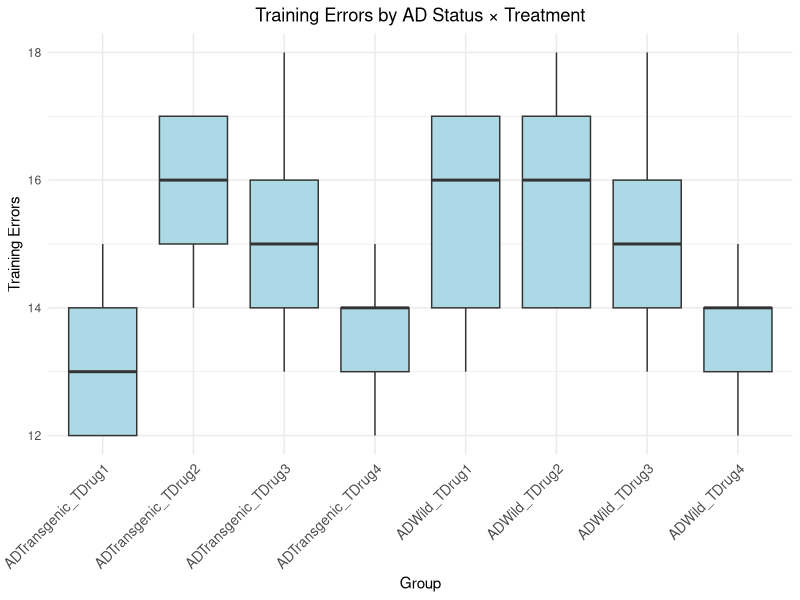

Generate this figure with R:
## ---- chunk 1
library(tidyverse)
library(knitr)
library(ggplot2)
library(rstatix)
library(car)
library(emmeans)
library(dplyr)

## ---- chunk 2
data <- tribble(
  ~AD_Status, ~Treatment, ~Training, ~Memory,
  1, 1, 12, 10,
  1, 1, 15, 12,
  1, 1, 13, 13,
  1, 1, 12, 10,
  1, 1, 14, 13,
  1, 2, 15, 13,
  1, 2, 17, 13,
  1, 2, 16, 14,
  1, 2, 17, 15,
  1, 2, 14, 11,
  1, 3, 13, 12,
  1, 3, 14, 11,
  1, 3, 18, 15,
  1, 3, 15, 10,
  1, 3, 16, 14,
  1, 4, 14, 12,
  1, 4, 13, 11,
  1, 4, 12, 10,
  1, 4, 14, 13,
  1, 4, 15, 10,
  2, 1, 17, 9,
  2, 1, 16, 8,
  2, 1, 17, 10,
  2, 1, 14, 8,
  2, 1, 13, 8,
  2, 2, 14, 7,
  2, 2, 18, 10,
  2, 2, 16, 5,
  2, 2, 17, 9,
  2, 2, 14, 7,
  2, 3, 13, 8,
  2, 3, 14, 7,
  2, 3, 18, 9,
  2, 3, 15, 8,
  2, 3, 16, 9,
  2, 4, 14, 7,
  2, 4, 13, 9,
  2, 4, 12, 5,
  2, 4, 14, 8,
  2, 4, 15, 4
)

data <- data %>%
  mutate(
    AD_Status = factor(AD_Status, labels = c("Transgenic", "Wild")),
    Treatment = factor(Treatment, labels = c("Drug1", "Drug2", "Drug3", "Drug4"))
  )

head(data, 10) %>%
  knitr::kable(
    caption = "Alzheimer’s Mice Dataset (First 10 Rows)"
  )

## ---- chunk 3
data %>%
  group_by(AD_Status, Treatment) %>%
  summarise(
    Training_Mean = mean(Training),
    Training_SD = sd(Training),
    Memory_Mean = mean(Memory),
    Memory_SD = sd(Memory),
    .groups = "drop"
  ) %>%
  knitr::kable(
    caption = "Means and Standard Deviations of Training and Memory Errors by AD Status and Treatment",
    digits = 2
  )

## ---- chunk 4


data %>%
  mutate(Group = factor(paste0("AD", AD_Status, "_T", Treatment))) %>%  # nicer group names as factor
  ggplot(aes(x = Group, y = Training)) +
  geom_boxplot(fill = "lightblue") +
  labs(
    title = "Training Errors by AD Status × Treatment",
    x = "Group",
    y = "Training Errors"
  ) +
  theme_minimal() +
  theme(
    axis.text.x = element_text(angle = 45, hjust = 1, size = 10), # rotate x labels
    plot.title = element_text(hjust = 0.5) # center title
  )


## ---- chunk 5

training_normality <- data %>%
  group_by(AD_Status, Treatment) %>%
  shapiro_test(Training) %>%
  rename(Training_W = statistic, Training_p = p)

memory_normality <- data %>%
  group_by(AD_Status, Treatment) %>%
  shapiro_test(Memory) %>%
  rename(Memory_W = statistic, Memory_p = p)


normality_table <- training_normality %>%
  left_join(memory_normality, by = c("AD_Status", "Treatment")) %>%
  select(AD_Status, Treatment, Training_W, Training_p, Memory_W, Memory_p)

normality_table
## ---- chunk 6


levene_training <- leveneTest(Training ~ AD_Status * Treatment, data = data)
levene_memory <- leveneTest(Memory ~ AD_Status * Treatment, data = data)

levene_results <- data.frame(
  Dependent_Variable = c("Training", "Memory"),
  F_value = c(levene_training$`F value`[1], levene_memory$`F value`[1]),
  df1 = c(levene_training$Df[1], levene_memory$Df[1]),
  df2 = c(levene_training$Df[2], levene_memory$Df[2]),
  p_value = c(levene_training$`Pr(>F)`[1], levene_memory$`Pr(>F)`[1])
)

kable(levene_results, digits = 3, caption = "Levene's Test for Homogeneity of Variance")

## ---- chunk 7
training_aov <- aov(Training ~ AD_Status * Treatment, data = data)
summary(training_aov)
## ---- chunk 8
memory_aov <- aov(Memory ~ AD_Status * Treatment, data = data)
summary(memory_aov)
## ---- chunk 9
# Fit two-way ANOVA model
model_training <- aov(Training ~ AD_Status * Treatment, data = data)
model_memory   <- aov(Memory ~ AD_Status * Treatment, data = data)

# Simple main effect: Treatment within each AD_Status
emmeans(model_training, ~ Treatment | AD_Status) %>% 
  contrast(method = "pairwise", adjust = "bonferroni") %>% 
  summary()

emmeans(model_memory, ~ Treatment | AD_Status) %>% 
  contrast(method = "pairwise", adjust = "bonferroni") %>% 
  summary()

## ---- chunk 10

training_posthoc <- emmeans(training_aov, pairwise ~ Treatment, adjust = "bonferroni")
training_posthoc
